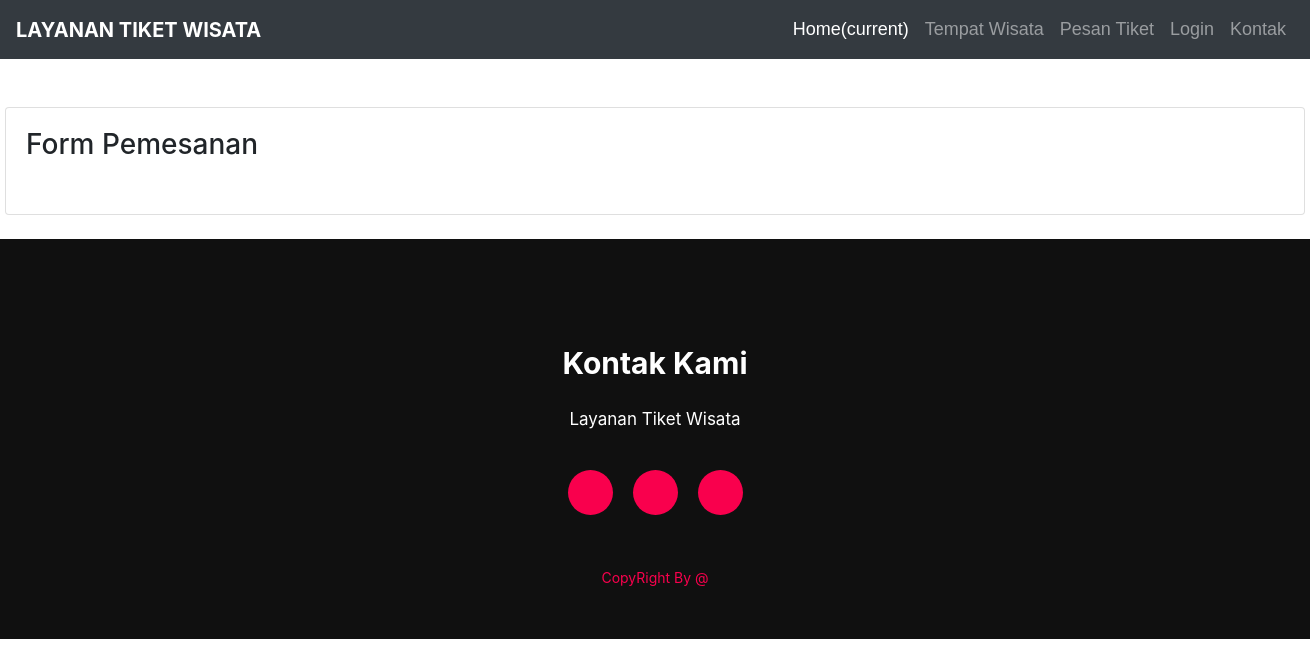
The page /keep/edit.php?nama=Anit on the database as committed earlier.
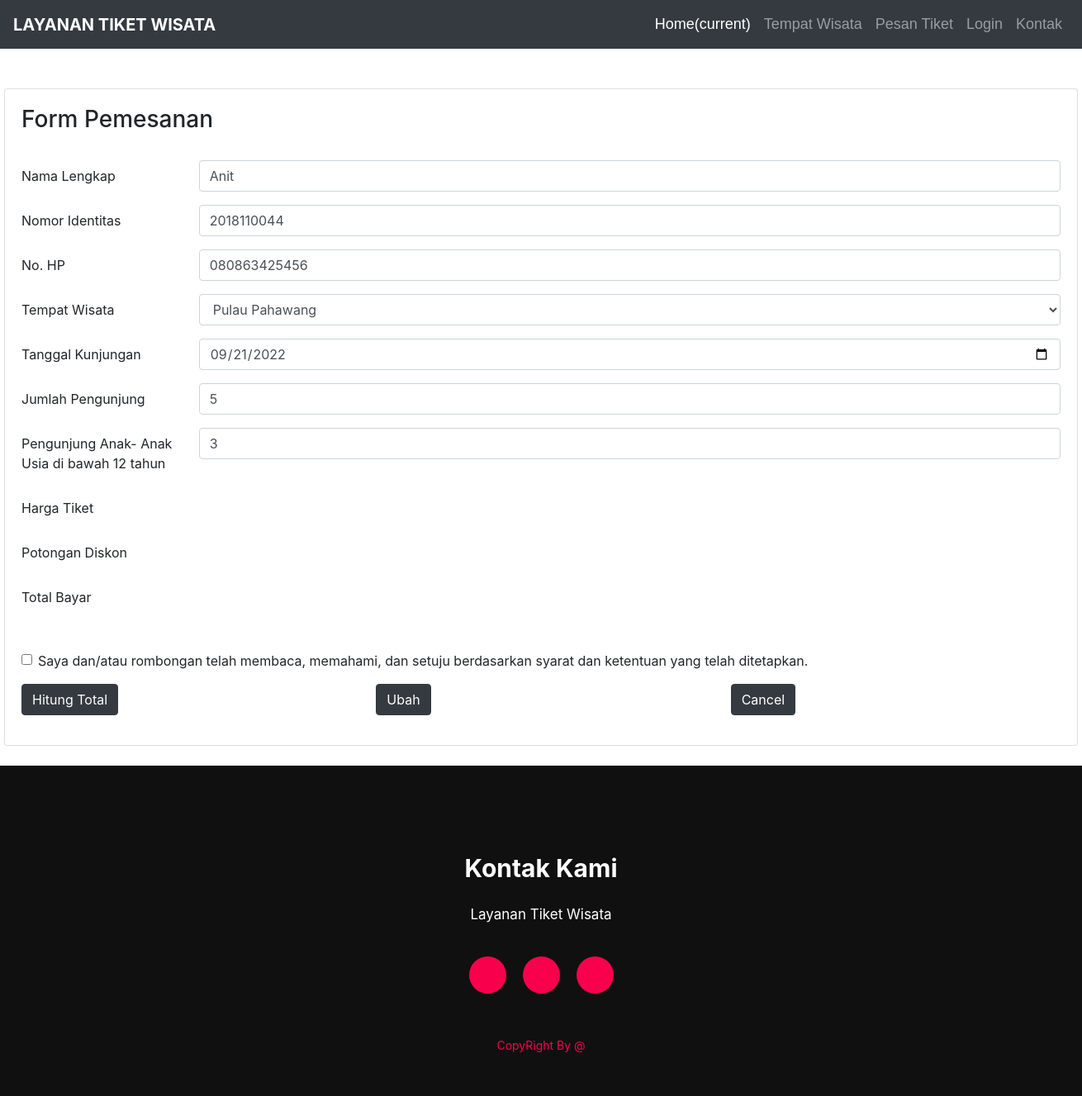
The same page on the database as committed later.
### tables this page shows
CREATE TABLE `pemesanan` (
  `nama` varchar(50) NOT NULL,
  `no_identitas` varchar(50) NOT NULL,
  `no_hp` varchar(50) NOT NULL,
  `tempat_wisata` text NOT NULL,
  `tgl_kunjungan` date NOT NULL,
  `jmlh_pengunjung` int(11) NOT NULL,
  `pengunjung_anak` int(11) NOT NULL,
  `harga` int(50) NOT NULL,
  `diskon` int(50) NOT NULL,
  `total` int(50) NOT NULL
);

### keep/edit.php (the view, shortened to what this page needs)
<!DOCTYPE html>
<html>
<head>
</head>
<link rel="stylesheet" href="script/css/bootstrap.min.css">
<link rel="stylesheet" type="text/css" href="script/order.css">
<link rel="stylesheet" href="https://cdnjs.cloudflare.com/ajax/libs/font- awesome/5.15.3/css/all.min.css" />
<body>
<nav class="navbar navbar-expand-lg navbar-dark bg-dark">
<a class="navbar-brand" href="#">LAYANAN TIKET WISATA</a>
<div class="collapse navbar-collapse" id="navbar">
<ul class="navbar-nav ml-auto">
<li class="nav-item active">
<a class="nav-link" href="index.php">Home<span class="sr- only">(current)</span></a>
</li>
<li class="nav-item">
<a class="nav-link" href="index.php">Tempat Wisata</a>
</li>
<li class="nav-item">
<a class="nav-link" href="#order.php">Pesan Tiket</a>
</li>
<li class="nav-item">
<a class="nav-link" href="login.php">Login</a>
</li>
<li class="nav-item">
<a class="nav-link" href="index.php">Kontak</a>
</li>
</ul>
</div>
</nav>
<br>
<br>
<div class="mx-auto" style="width: 1300px">
<div class="card">
<div class="card-body" id="order">
<h3>Form Pemesanan</h3><br>
<?php
include 'koneksi.php';
$nama = $_GET['nama'];
$data = mysqli_query($db, "SELECT * FROM pemesanan WHERE nama='$nama'");
while ($d = mysqli_fetch_array($data)) {
?>
<form action="aksi_edit.php" method="post" name="register" enctype="multipart/form- data">
<div class="form-group row">
<label for="nama" class="col-sm-2 col-form-label">Nama Lengkap</label>
<div class="col-sm-10">
<input type="text" class="form-control" id="nama" name="nama" value="<?php echo $d['nama']; ?>">
</div>
</div>
<div class="form-group row">
<label for="no_identitas" class="col-sm-2 col-form-label">Nomor Identitas</label>
<div class="col-sm-10">
<input type="text" class="form-control" id="no_identitas" name="no_identitas" value="<?php echo $d['no_identitas']; ?>">
</div>
</div>
<div class="form-group row">
<label for="no_hp" class="col-sm-2 col-form-label">No. HP</label>
<div class="col-sm-10">
<input type="text" class="form-control" id="no_hp" name="no_hp" value="<?php echo $d['no_hp']; ?>">
</div>
</div>
<div class="form-group row">
<label for="tempat_wisata" class="col-sm-2 col-form-label">Tempat Wisata</label>
<div class="col-sm-10">
<select class="form-control" id="tempat_wisata" name="tempat_wisata" value="<?php echo $d['tempat_wisata']; ?>">
<option value="Pulau Pahawang">Pulau Pahawang</option>
</select>
</div>
</div>
<div class="form-group row">
<label for="tgl_kunjungan" class="col-sm-2 col-form-label">Tanggal Kunjungan</label>
<div class="col-sm-10">
<input type="date" class="form-control" id="tgl_kunjungan" name="tgl_kunjungan" value="<?php echo $d['tgl_kunjungan']; ?>">
</div>
</div>
<div class="form-group row">
<label for="jmlh_pengunjung" class="col-sm-2 col-form-label">Jumlah Pengunjung</label>
<div class="col-sm-10">
<input type="number" class="form-control" id="jmlh_pengunjung" name="jmlh_pengunjung" min="1" max="10" value="<?php echo $d['jmlh_pengunjung']; ?>" onkeyup=imposeMinMax(this)>
</div>
</div>
<div class="form-group row">
<label for="pengunjung_anak" class="col-sm-2 col-form-label">Pengunjung Anak- Anak <span class="usia">Usia di bawah 12 tahun</span></label>
<div class="col-sm-10">
<input type="number" class="form-control" id="pengunjung_anak" name="pengunjung_anak" min="0" max="10" value="<?php echo $d['pengunjung_anak']; ?>" imposeMinMax1(this)>
</div>
</div>
<div class="form-group row">
<label class="col-sm-2 col-form-label" for="harga">Harga Tiket</label>
<div class="col-sm-10">
</div>
</div>
<div class="form-group row">
<label class="col-sm-2 col-form-label" for="diskon">Potongan Diskon</label>
<div class="col-sm-10">
</div>
</div>
<div class="form-group row">
<label class="col-sm-2 col-form-label" for="total">Total Bayar</label>
<div class="col-sm-10">
</div>
</div>
<div class="form-group row">
<label class="col-sm-2 col-form-label" for="status"></label>
<div class="col-sm-10">
</div>
</div>
<div class="form-group">
<div class="form-check">
<input class="form-check-input" type="checkbox" name="checkbox" value="check" id="setuju" required="">
<label class="form-check-label setuju">Saya dan/atau rombongan telah membaca, memahami, dan setuju berdasarkan syarat dan ketentuan yang telah ditetapkan.</label>
</div>
</div>
<div class="form-group row">
<div class="col-md">
<button type="button" class="btn btn-dark" name="hitung" onclick="tambah()">Hitung Total</button>
</div>
<div class="col-md">
<button type="submit" class="btn btn-dark" name="kirim" id="kirim" value="pesan">Ubah</button>
</div>
<div class="col-md">
<button type="reset" class="btn btn-dark" name="cancel">Cancel</button>
</div>
</div>
</form>
<?php
}
?>
</div>
</div>
</div>
<br>
<footer id="kontak">
<p>Kontak Kami</p>
<p>Layanan Tiket Wisata</p>
<div class="sosmed">
<a href="#"><i class="fab fa-facebook-f"></i></a>
<a href="#"><i class="fab fa-instagram"></i></a>
<a href="#"><i class="fab fa-dribbble"></i></a>
</div>
<p class="end">CopyRight By @</p>
</footer>
</body>
</html>

### script/Order.css (style rules this page uses)
.navbar { font-size: 18px; }
.nav-item { font-family: sans-serif; }
.navbar-brand { font-weight: bold; }
footer { position: relative; width: 100%; height: 400px; background: #101010; display: flex; flex-direction: column; align-items: center; justify-content: center; }
footer p:nth-child(1) { font-size: 30px; color: white; margin-bottom: 20px; font-weight: bold; }
footer p:nth-child(2) { color: white; font-size: 17px; width: 500px; text-align: center; line-height: 26px; }
.sosmed { display: flex; }
.sosmed a { width: 45px; height: 45px; display: flex; align-items: center; justify-content: center; background: #f9004d; border-radius: 50%; margin: 22px 10px; color: white; text-decoration: none; font-size: 20px; }
.end { position: absolute; color: #f9004d; bottom: 35px; font-size: 14px; }

Rows that differ between the two databases and show on the page:
added pemesanan: nama "Anit", no_identitas "2018110044", no_hp "080863425456", tempat_wisata "Pulau Pahawang", tgl_kunjungan "09/21/2022", jmlh_pengunjung "5", pengunjung_anak "3"
